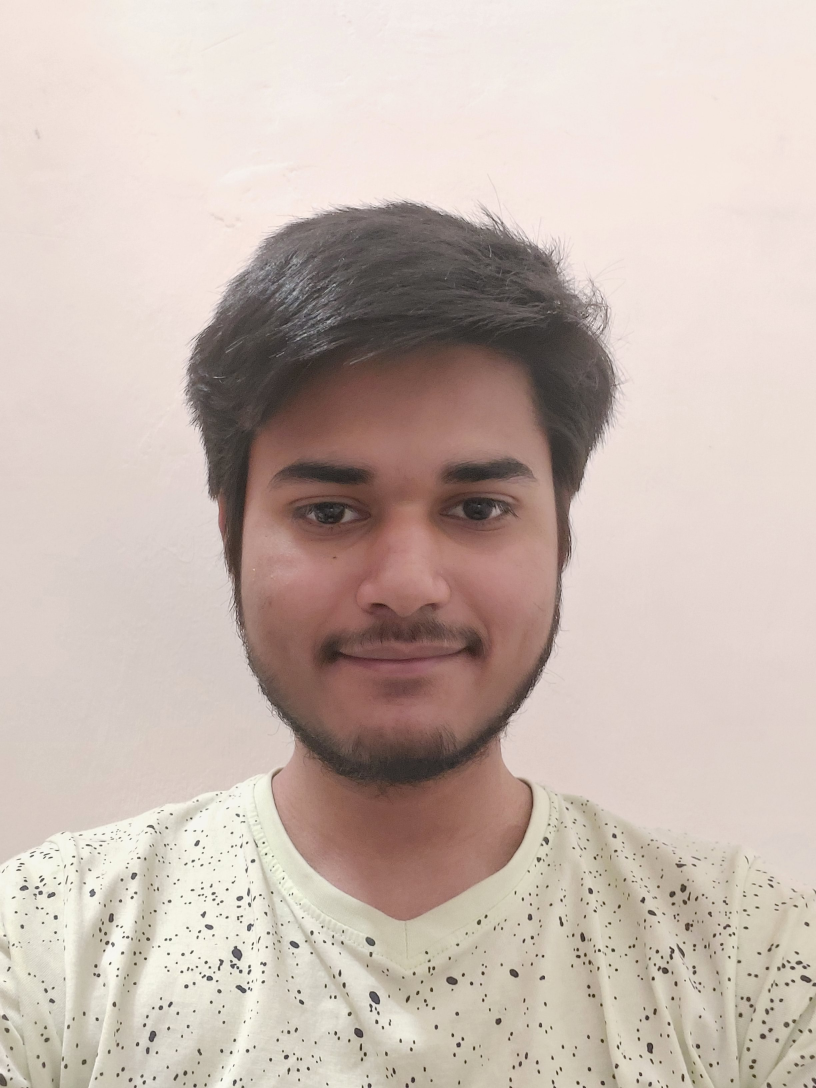
#> input picture pic1.jpg, 2448 x 3264 px, found by its file name (shown at 1/3 size)
$ python 1.1.py
#> lines starting #> are read from the running program, lines starting #| are printed output that depends on the picture; after the words box and inside, x2 and y2 are one past the last pixel; in counts of white or black regions, pixels touching at a corner belong together
import numpy as np
import cv2 as cv

original = cv.imread("/home/pranjal/Desktop/pic1.jpg")
#> original is the input picture: shape (3264, 2448, 3); mean B, G, R 177.2, 185.5, 200.6
scale_percent = 30
width = int(original.shape[1] * scale_percent / 100)
#> width = 734
height = int(original.shape[0] * scale_percent / 100)
#> height = 979
dim = (width, height)
#> dim = (734, 979)
original = cv.resize(original, dim, None, fx = 10,fy=10)
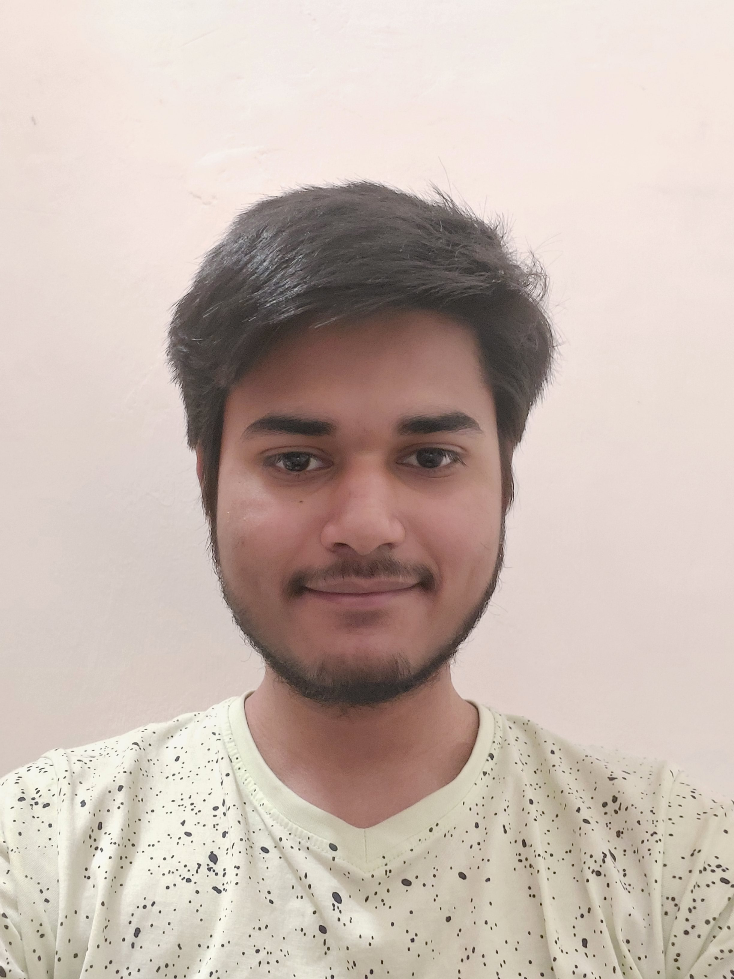
#> original: shape (979, 734, 3); mean B, G, R 177.1, 185.4, 200.5
gray = cv.cvtColor(original, cv.COLOR_BGR2GRAY)
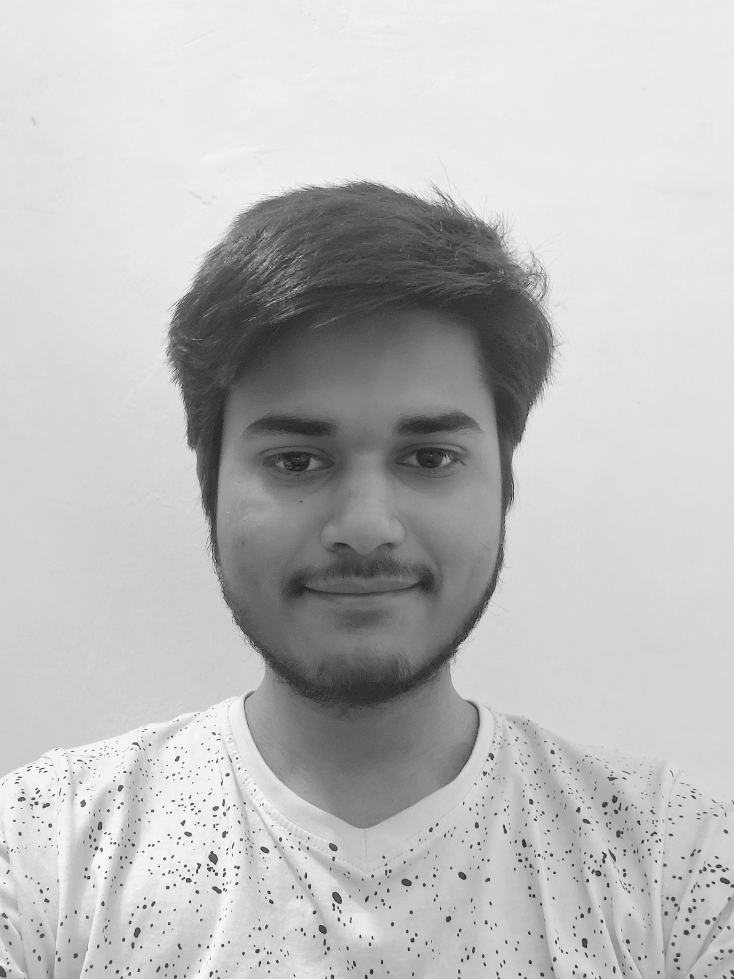
#> gray: shape (979, 734); min 19, max 252, mean 189
res, bw = cv.threshold(gray, 85, 255, cv.THRESH_BINARY, None)
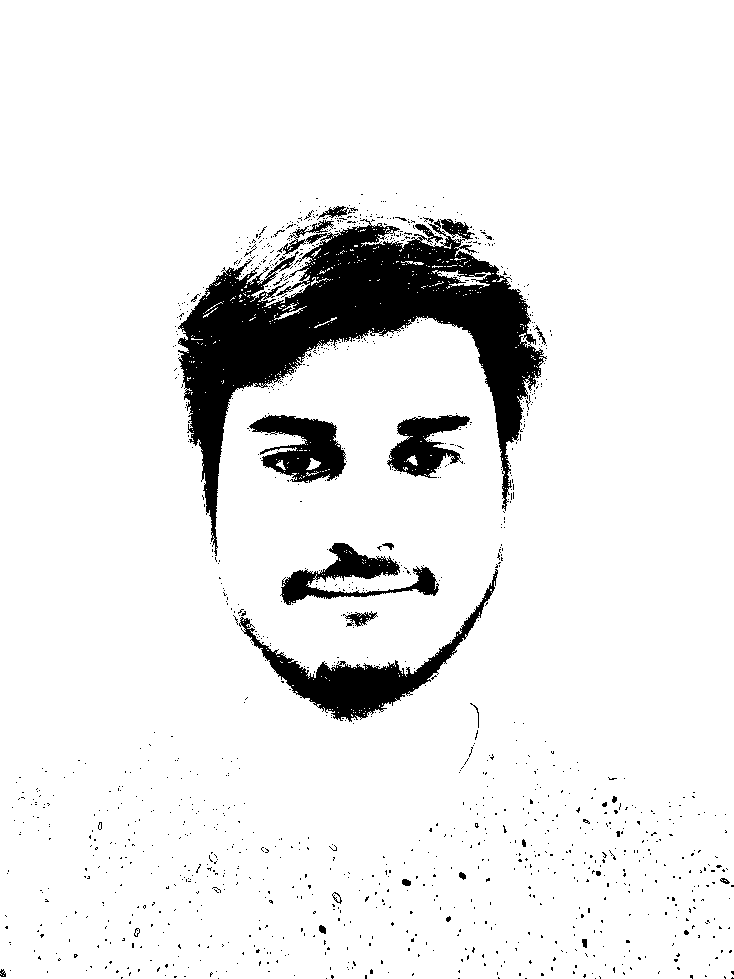
#> bw: shape (979, 734); 91.7% white; 1256 black regions (1227 under 20 px), largest, box (x1, y1, x2, y2) and area: (178, 219, 547, 556) 38336, (239, 569, 498, 722) 6864, (249, 415, 346, 483) 3736
cv.imshow("Original", original)
cv.imshow("Gray", gray)
cv.imshow("Black and White", bw)
cv.waitKey(0)
